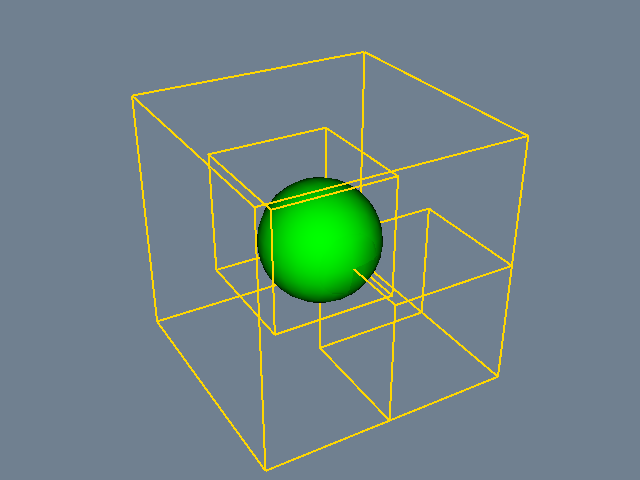

The Python source for this figure:
#!/usr/bin/env python

# Build a two-level overlapping AMR dataset with a Gaussian pulse scalar
# field and render it with block outlines and an iso-surface colored by
# the pulse value.

import math

# Factory overrides: importing these modules registers the OpenGL rendering
# and interaction style implementations for vtkRenderingCore factory classes.
import vtkmodules.vtkInteractionStyle  # noqa: F401
import vtkmodules.vtkRenderingOpenGL2  # noqa: F401
# VTK pipeline classes used in this example
from vtkmodules.vtkCommonCore import vtkFloatArray
from vtkmodules.vtkCommonDataModel import (
    vtkAMRBox,
    vtkOverlappingAMR,
    vtkUniformGrid,
)
from vtkmodules.vtkFiltersCore import vtkContourFilter
from vtkmodules.vtkFiltersGeometry import vtkCompositeDataGeometryFilter
from vtkmodules.vtkFiltersModeling import vtkOutlineFilter
from vtkmodules.vtkRenderingCore import (
    vtkActor,
    vtkPolyDataMapper,
    vtkRenderWindow,
    vtkRenderWindowInteractor,
    vtkRenderer,
)

# Colors (normalized RGB)
gold_rgb = (1.000, 0.843, 0.000)
slate_gray_background_rgb = (0.439, 0.502, 0.565)

# Gaussian pulse centered at (5, 5, 5) with standard deviation 2
center = (5.0, 5.0, 5.0)
sigma = 2.0

# AMR: two-level overlapping adaptive mesh refinement
amr = vtkOverlappingAMR()
amr.Initialize([1, 2])
dims = [11, 11, 11]

# Level 0, Block 0: coarse grid covering [0, 10]^3
ug0 = vtkUniformGrid()
ug0.SetOrigin(0.0, 0.0, 0.0)
ug0.SetSpacing(1.0, 1.0, 1.0)
ug0.SetDimensions(dims)
scalars0 = vtkFloatArray()
scalars0.SetName("Gaussian-Pulse")
scalars0.SetNumberOfTuples(dims[0] * dims[1] * dims[2])
idx = 0
for k in range(dims[2]):
    for j in range(dims[1]):
        for i in range(dims[0]):
            dx = 0.0 + 1.0 * i - center[0]
            dy = 0.0 + 1.0 * j - center[1]
            dz = 0.0 + 1.0 * k - center[2]
            scalars0.SetValue(idx, math.exp(-(dx*dx + dy*dy + dz*dz) / (2.0 * sigma * sigma)))
            idx += 1
ug0.GetPointData().SetScalars(scalars0)
amr.SetAMRBox(0, 0, vtkAMRBox())
amr.SetDataSet(0, 0, ug0)

# Level 1, Block 0: refined grid at origin
ug1 = vtkUniformGrid()
ug1.SetOrigin(0.0, 0.0, 0.0)
ug1.SetSpacing(0.5, 0.5, 0.5)
ug1.SetDimensions(dims)
scalars1 = vtkFloatArray()
scalars1.SetName("Gaussian-Pulse")
scalars1.SetNumberOfTuples(dims[0] * dims[1] * dims[2])
idx = 0
for k in range(dims[2]):
    for j in range(dims[1]):
        for i in range(dims[0]):
            dx = 0.0 + 0.5 * i - center[0]
            dy = 0.0 + 0.5 * j - center[1]
            dz = 0.0 + 0.5 * k - center[2]
            scalars1.SetValue(idx, math.exp(-(dx*dx + dy*dy + dz*dz) / (2.0 * sigma * sigma)))
            idx += 1
ug1.GetPointData().SetScalars(scalars1)
amr.SetAMRBox(1, 0, vtkAMRBox())
amr.SetDataSet(1, 0, ug1)

# Level 1, Block 1: refined grid at (3, 3, 3)
ug2 = vtkUniformGrid()
ug2.SetOrigin(3.0, 3.0, 3.0)
ug2.SetSpacing(0.5, 0.5, 0.5)
ug2.SetDimensions(dims)
scalars2 = vtkFloatArray()
scalars2.SetName("Gaussian-Pulse")
scalars2.SetNumberOfTuples(dims[0] * dims[1] * dims[2])
idx = 0
for k in range(dims[2]):
    for j in range(dims[1]):
        for i in range(dims[0]):
            dx = 3.0 + 0.5 * i - center[0]
            dy = 3.0 + 0.5 * j - center[1]
            dz = 3.0 + 0.5 * k - center[2]
            scalars2.SetValue(idx, math.exp(-(dx*dx + dy*dy + dz*dz) / (2.0 * sigma * sigma)))
            idx += 1
ug2.GetPointData().SetScalars(scalars2)
amr.SetAMRBox(1, 1, vtkAMRBox())
amr.SetDataSet(1, 1, ug2)
amr.SetRefinementRatio(0, 2)

# Outline: show AMR block bounding boxes
outline = vtkOutlineFilter()
outline.SetInputData(amr)

outline_mapper = vtkPolyDataMapper()
outline_mapper.SetInputConnection(outline.GetOutputPort())

outline_actor = vtkActor()
outline_actor.SetMapper(outline_mapper)
outline_actor.GetProperty().SetColor(gold_rgb)
outline_actor.GetProperty().SetLineWidth(2)

# Contour: iso-surface at the half-maximum of the Gaussian pulse
contour = vtkContourFilter()
contour.SetInputData(amr)
contour.SetNumberOfContours(1)
contour.SetValue(0, 0.5)

contour_geom = vtkCompositeDataGeometryFilter()
contour_geom.SetInputConnection(contour.GetOutputPort())

contour_mapper = vtkPolyDataMapper()
contour_mapper.SetInputConnection(contour_geom.GetOutputPort())
contour_mapper.SetScalarRange(0.0, 1.0)

contour_actor = vtkActor()
contour_actor.SetMapper(contour_mapper)

# Renderer: assemble the scene and configure the camera
renderer = vtkRenderer()
renderer.AddActor(outline_actor)
renderer.AddActor(contour_actor)
renderer.SetBackground(slate_gray_background_rgb)

# Window: display the rendered scene
render_window = vtkRenderWindow()
render_window.AddRenderer(renderer)
render_window.SetWindowName("amr gaussian pulse")
render_window.SetMultiSamples(0)
render_window.SetSize(640, 480)

# Interactor: handle mouse and keyboard events
render_window_interactor = vtkRenderWindowInteractor()
render_window_interactor.SetRenderWindow(render_window)

# Scene: configure the camera
renderer.ResetCamera()
renderer.GetActiveCamera().Azimuth(150)
renderer.GetActiveCamera().Elevation(30)
renderer.ResetCameraClippingRange()

render_window_interactor.Initialize()
render_window_interactor.Start()
